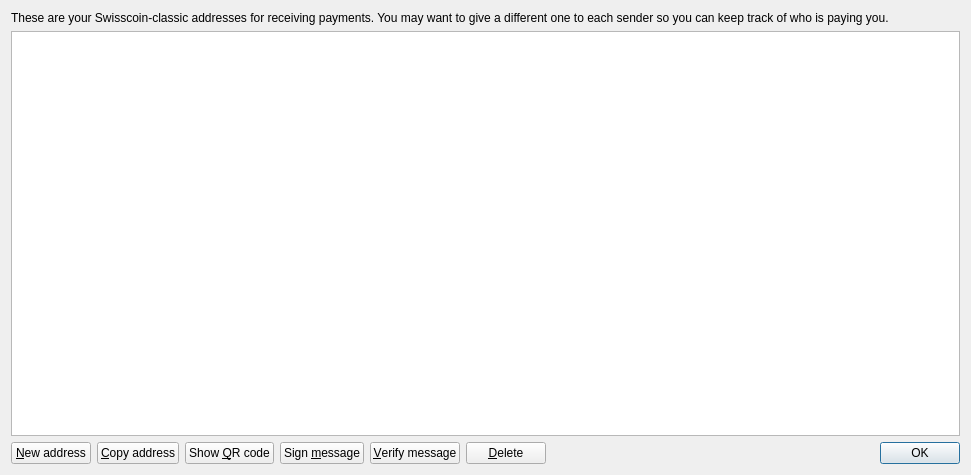
<?xml version="1.0" encoding="UTF-8"?>
<ui version="4.0">
 <class>AddressBookPage</class>
 <widget class="QWidget" name="AddressBookPage">
  <property name="geometry">
   <rect>
    <x>0</x>
    <y>0</y>
    <width>971</width>
    <height>475</height>
   </rect>
  </property>
  <property name="windowTitle">
   <string>Address Book</string>
  </property>
  <layout class="QVBoxLayout" name="verticalLayout">
   <item>
    <widget class="QLabel" name="labelExplanation">
     <property name="text">
      <string>These are your Swisscoin-classic addresses for receiving payments. You may want to give a different one to each sender so you can keep track of who is paying you.</string>
     </property>
     <property name="textFormat">
      <enum>Qt::PlainText</enum>
     </property>
     <property name="wordWrap">
      <bool>true</bool>
     </property>
    </widget>
   </item>
   <item>
    <widget class="QTableView" name="tableView">
     <property name="contextMenuPolicy">
      <enum>Qt::CustomContextMenu</enum>
     </property>
     <property name="toolTip">
      <string>Double-click to edit address or label</string>
     </property>
     <property name="tabKeyNavigation">
      <bool>false</bool>
     </property>
     <property name="alternatingRowColors">
      <bool>true</bool>
     </property>
     <property name="selectionMode">
      <enum>QAbstractItemView::SingleSelection</enum>
     </property>
     <property name="selectionBehavior">
      <enum>QAbstractItemView::SelectRows</enum>
     </property>
     <property name="sortingEnabled">
      <bool>true</bool>
     </property>
     <attribute name="verticalHeaderVisible">
      <bool>false</bool>
     </attribute>
    </widget>
   </item>
   <item>
    <layout class="QHBoxLayout" name="horizontalLayout">
     <item>
      <widget class="QPushButton" name="newAddressButton">
       <property name="toolTip">
        <string>Create a new address</string>
       </property>
       <property name="text">
        <string>&amp;New address</string>
       </property>
       <property name="icon">
        <iconset resource="../bitcoin.qrc">
         <normaloff>:/icons/add</normaloff>:/icons/add</iconset>
       </property>
      </widget>
     </item>
     <item>
      <widget class="QPushButton" name="copyToClipboard">
       <property name="toolTip">
        <string>Copy the currently selected address to the system clipboard</string>
       </property>
       <property name="text">
        <string>&amp;Copy address</string>
       </property>
       <property name="icon">
        <iconset resource="../bitcoin.qrc">
         <normaloff>:/icons/editcopy</normaloff>:/icons/editcopy</iconset>
       </property>
      </widget>
     </item>
     <item>
      <widget class="QPushButton" name="showQRCode">
       <property name="text">
        <string>Show &amp;QR code</string>
       </property>
       <property name="icon">
        <iconset resource="../bitcoin.qrc">
         <normaloff>:/icons/qrcode</normaloff>:/icons/qrcode</iconset>
       </property>
      </widget>
     </item>
     <item>
      <widget class="QPushButton" name="signMessage">
       <property name="toolTip">
        <string>Sign a message to prove you own a Suisscoin-classic address</string>
       </property>
       <property name="text">
        <string>Sign &amp;message</string>
       </property>
       <property name="icon">
        <iconset resource="../bitcoin.qrc">
         <normaloff>:/icons/edit</normaloff>:/icons/edit</iconset>
       </property>
      </widget>
     </item>
     <item>
      <widget class="QPushButton" name="verifyMessage">
       <property name="toolTip">
        <string>Verify a message to ensure it was signed with a specified Suisscoin-classic address</string>
       </property>
       <property name="text">
        <string>&amp;Verify message</string>
       </property>
       <property name="icon">
        <iconset resource="../bitcoin.qrc">
         <normaloff>:/icons/transaction_0</normaloff>:/icons/transaction_0</iconset>
       </property>
      </widget>
     </item>
     <item>
      <widget class="QPushButton" name="deleteButton">
       <property name="toolTip">
        <string>Delete the currently selected address from the list</string>
       </property>
       <property name="text">
        <string>&amp;Delete</string>
       </property>
       <property name="icon">
        <iconset resource="../bitcoin.qrc">
         <normaloff>:/icons/remove</normaloff>:/icons/remove</iconset>
       </property>
      </widget>
     </item>
     <item>
      <spacer name="horizontalSpacer">
       <property name="orientation">
        <enum>Qt::Horizontal</enum>
       </property>
       <property name="sizeHint" stdset="0">
        <size>
         <width>40</width>
         <height>20</height>
        </size>
       </property>
      </spacer>
     </item>
     <item>
      <widget class="QDialogButtonBox" name="buttonBox">
       <property name="sizePolicy">
        <sizepolicy hsizetype="Maximum" vsizetype="Fixed">
         <horstretch>0</horstretch>
         <verstretch>0</verstretch>
        </sizepolicy>
       </property>
       <property name="standardButtons">
        <set>QDialogButtonBox::Ok</set>
       </property>
      </widget>
     </item>
    </layout>
   </item>
  </layout>
 </widget>
 <resources>
  <include location="../bitcoin.qrc"/>
 </resources>
 <connections/>
</ui>
